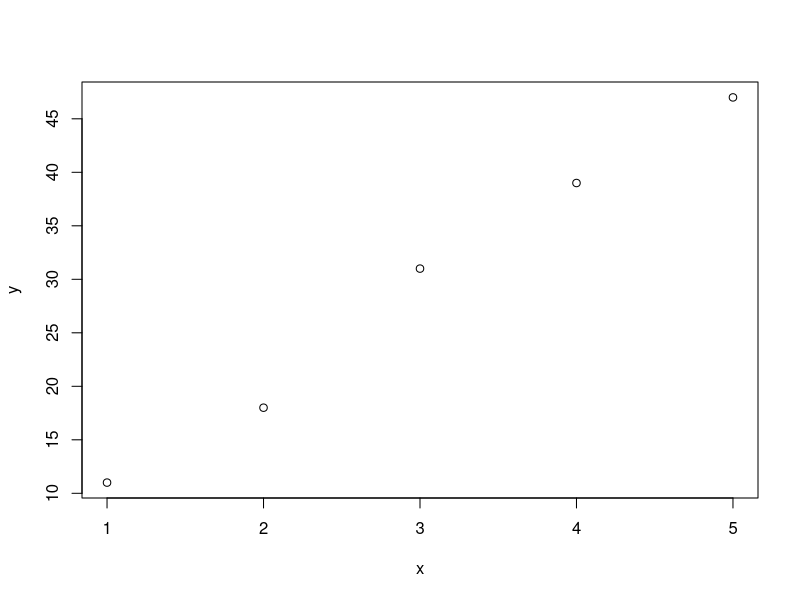
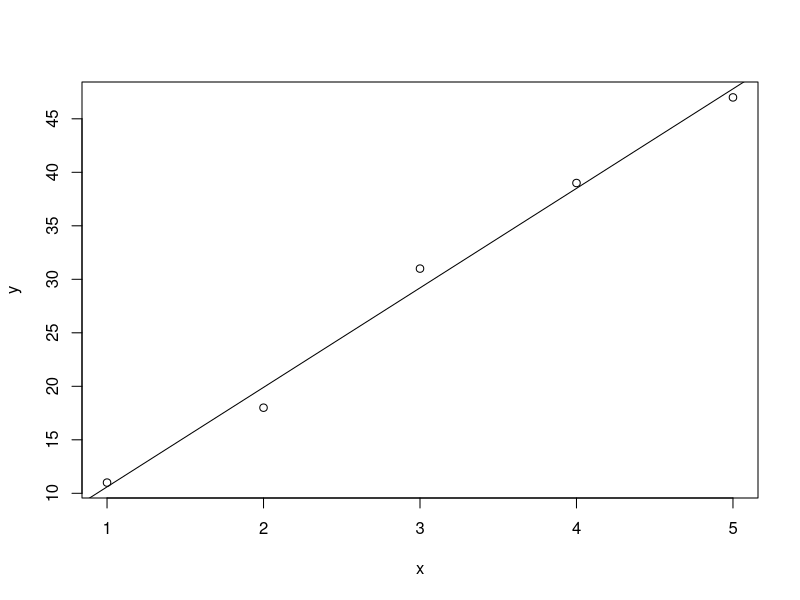

Source code (R) for these figures, in order:
## ---- chunk 1
x <- c(1,2,3,4,5)
y <- c(11,18,31,39,47)
## ---- chunk 2
df <- data.frame(x,y)
print(df)
plot(df)
## ---- chunk 3
plot(df)
abline(lm(y~x))
y_int <- coef(lm(y~x))[[1]]
y_int <- round(y_int, 1)
print(y_int)
slope <- coef(lm(y~x))[[2]]
slope <- round(slope, 1)
print(slope)
